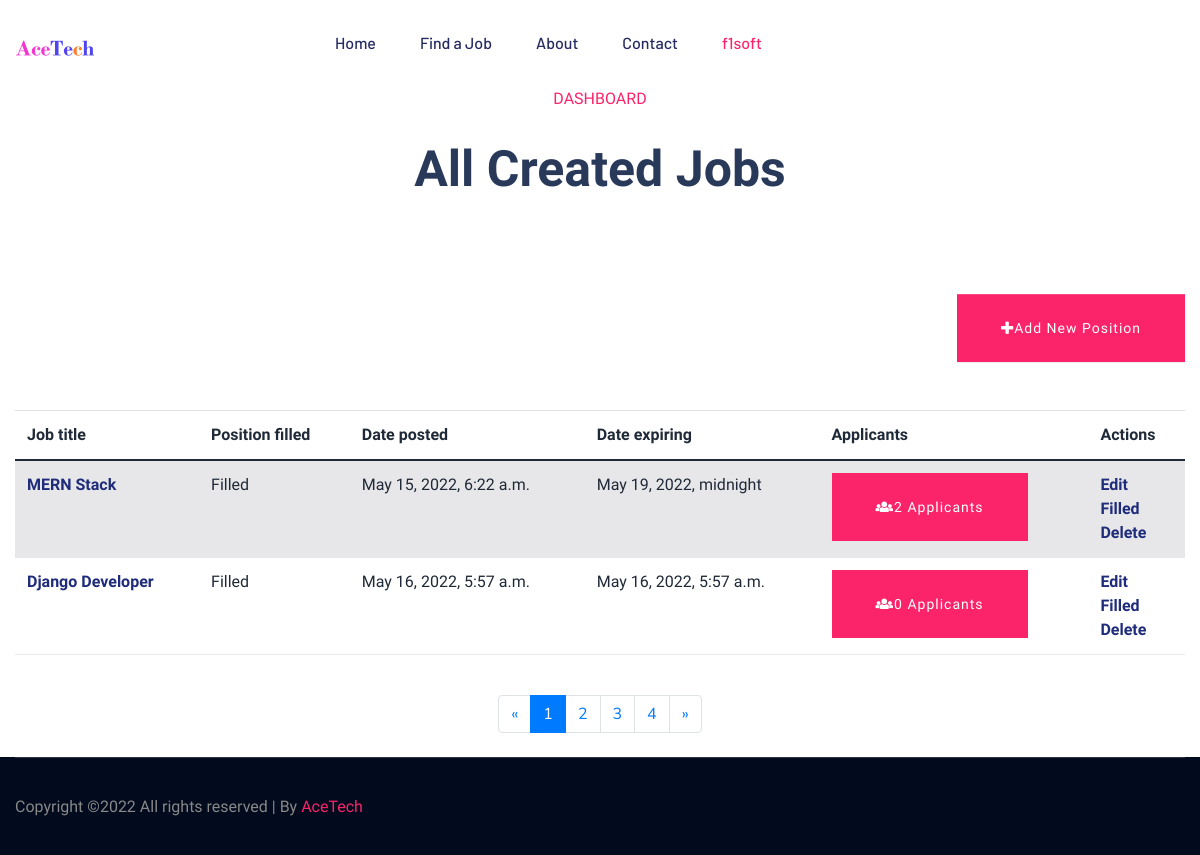
Screenshot of /employer/dashboard (signed in) with the database file from the repository.
### accounts/models.py (models this page shows, shortened)
class User(AbstractUser):
    username = None
    role = models.CharField(max_length=12, error_messages={
        'required': "Role must be provided"
    })
    gender = models.CharField(max_length=10, blank=True, null=True, default="")
    email = models.EmailField(unique=True, blank=False,
                              error_messages={
                                  'unique': "A user with that email already exists.",
                              })
    USERNAME_FIELD = "email"
    REQUIRED_FIELDS = []
    image = models.ImageField( upload_to='Profile', height_field=224, width_field=225, max_length=None,default="", null=True, blank=True)
    education = models.CharField(max_length=500, default="", null=True, blank=True)
    skills = models.CharField(max_length=500, default="", null=True, blank=True)
    former_job = models.CharField(max_length=500, default="", null=True, blank=True)
    eligibility = models.CharField(max_length=500, default="", null=True, blank=True)
    experience = models.CharField(max_length=500, default="", null=True, blank=True)
    website = models.CharField(max_length=500, default="", null=True, blank=True)
    phone_number = models.CharField(max_length=500, default="", null=True, blank=True)
    bio = models.TextField(default="")
    objects = UserManager()

### jobsapp/models.py (models this page shows, shortened)
class Job(models.Model):
    user = models.ForeignKey(User, on_delete=models.CASCADE)
    title = models.CharField(max_length=300)
    description = models.TextField()
    location = models.CharField(max_length=150)
    type = models.CharField(choices=JOB_TYPE, max_length=10)
    category = models.CharField(max_length=100)
    last_date = models.DateTimeField()
    company_name = models.CharField(max_length=100)
    company_description = models.TextField()
    website = models.CharField(max_length=100, default="")
    created_at = models.DateTimeField(default=timezone.now)
    filled = models.BooleanField(default=False)
    salary = models.CharField(max_length=100, default="", null=True, blank=True)
    vacant = models.CharField(max_length=100, default="", null=False, blank=False)

### jobsapp/views/employer.py (the view)
# urls.py: path('', DashboardView.as_view(), name='employer-dashboard'),
class DashboardView(ListView):
    model = Job
    template_name = 'jobs/employer/dashboard.html'
    context_object_name = 'jobs'
    @method_decorator(login_required(login_url=reverse_lazy('accounts:login')))
    @method_decorator(user_is_employer)
    def dispatch(self, request, *args, **kwargs):
        return super().dispatch(self.request, *args, **kwargs)
    def get_queryset(self):
        return self.model.objects.filter(user_id=self.request.user.id)

### templates/jobs/employer/dashboard.html (shortened to what this page needs)
{% extends 'base.html' %}
{% load static %}
{% block content %}
    <section class="bg-light-gray">
        <div class="container">
            <div class="row">
                <div class="col-lg-12">
                    <div class="section-tittle text-center">
                        <span>Dashboard</span>
                        <h2>All Created Jobs</h2>
                    </div>
                </div>
            </div>
        </div>
    </section>
    <section>
        <div class="container">
            <div class="row">
                <div class="col-lg-12 text-right mb-5"><a href="{% url 'jobs:employer-jobs-create' %}"
                                                          class="btn btn-success">
                    <i class="fa fa-plus"></i>Add new position</a></div>
                <div class="col-lg-12">
                    <div class="table-responsive">
                        <table class="table table-striped table-hover table-client-dashboard">
                            <thead>
                            <tr>
                                <th>Job title</th>
                                <th>Position filled</th>
                                <th>Date posted</th>
                                <th>Date expiring</th>
                                <th>Applicants</th>
                                <th>Actions</th>
                            </tr>
                            </thead>
                            <tbody>
                            {% for job in jobs %}
                                <tr>
                                    <th><a class="sample-text" href="{% url 'jobs:jobs-detail' job.id %}"><b>{{ job.title }}</b></a>
                                    </th>
                                    <td>
                                        {% if job.filled %}
                                            <span class="">Filled</span>
                                        {% else %}
                                            <span class="">Not Filled</span>
                                        {% endif %}
                                    </td>
                                    <td>{{ job.created_at }}</td>
                                    <td>{{ job.last_date }}</td>
                                    <td>
                                        <a href="{% url 'jobs:employer-dashboard-applicants' job.id %}"
                                           class="btn head-btn_2 ">
                                            <i class="fa fa-users"></i>{{ job.applicants.count }}
                                            <span >Applicants</span>
                                        </a>
                                    </td>
                                    <td>
                                        <a href="#" class="sample-text">
                                           <b> Edit</b>
                                        </a>
                                        <br>
                                        {% if job.filled %}
                                            <a href="{% url 'jobs:job-mark-filled' job.id %}"
                                               class="sample-text">
                                                <span class="hidden-xs hidden-sm"><b>Filled </b></span>
                                            </a><br>
                                        {% else %}
                                            <a href="{% url 'jobs:job-mark-filled' job.id %}"
                                               class="sample-text">
                                                </i>
                                                <span class="hidden-xs hidden-sm"><b>Mark as </span>filled</b>
                                            </a><br>
                                        {% endif %}
                                        <a href="#" class="sample-text">
                                            <b>Delete</b>
                                        </a>
                                    </td>
                                </tr>
                            {% endfor %}
                            </tbody>
                        </table>
                    </div>
                    <div class="pages">
                        <nav aria-label="Page navigation example" class="d-flex justify-content-center mt-4 mb-4">
                            <ul class="pagination">
                                <li class="page-item"><a href="#" aria-label="Previous" class="page-link"><span
                                        aria-hidden="true">«</span><span class="sr-only">Previous</span></a></li>
                                <li class="page-item active"><a href="#" class="page-link">1</a></li>
                                <li class="page-item"><a href="#" class="page-link">2</a></li>
                                <li class="page-item"><a href="#" class="page-link">3</a></li>
                                <li class="page-item"><a href="#" class="page-link">4</a></li>
                                <li class="page-item"><a href="#" aria-label="Next" class="page-link"><span
                                        aria-hidden="true">»</span><span class="sr-only">Next</span></a></li>
                            </ul>
                        </nav>
                    </div>
                </div>
            </div>
        </div>
    </section>
{% endblock %}

### templates/base.html (shortened to what this page needs)
{% load static %}
<!doctype html>
<html class="no-js" lang="zxx">
    <head>
        <link type="text/css" href="{% static 'assets/css/pixel.css' %}" rel="stylesheet">
            <link rel="stylesheet" href="{% static 'assets/css/bootstrap.min.css' %}">
            <link rel="stylesheet" href="{% static 'assets/css/owl.carousel.min.css' %}">
            <link rel="stylesheet" href="{% static 'assets/css/flaticon.css' %}">
            <link rel="stylesheet" href="{% static 'assets/css/price_rangs.css' %}">
            <link rel="stylesheet" href="{% static 'assets/css/slicknav.css' %}">
            <link rel="stylesheet" href="{% static 'assets/css/animate.min.css' %}">
            <link rel="stylesheet" href="{% static 'assets/css/magnific-popup.css' %}">
            <link rel="stylesheet" href="{% static 'assets/css/fontawesome-all.min.css' %}">
            <link rel="stylesheet" href="{% static 'assets/css/themify-icons.css' %}">
            <link rel="stylesheet" href="{% static 'assets/css/slick.css' %}">
            <link rel="stylesheet" href="{% static 'assets/css/nice-select.css' %}">
            <link rel="stylesheet" href="{% static 'assets/css/style.css' %}">
            <link rel="stylesheet" href="{% static 'assets/scss/style.scss' %}">
   </head>
   <body>
    <header>
       <div class="header-area header-transparrent">
           <div class="headder-top header-sticky">
                <div class="container">
                    <div class="row align-items-center">
                        <div class="col-lg-3 col-md-2">
                            <div class="logo">
                                <a href="/"><img src="{% static 'assets/img/logo/Acetech.png' %}" alt=""></a>
                            </div>
                        </div>
                        <div class="col-lg-9 col-md-9">
                            <div class="menu-wrapper">
                                <div class="main-menu">
                                    <nav class="d-none d-lg-block">
                                        <ul id="navigation">
                                            <li><a href="/">Home</a></li>
                                            <li><a href="{% url 'jobs:jobs' %}">Find a Job </a></li>
                                            <li><a href="">About</a></li>
                                            <li><a href="">Contact</a></li>
                                            {% if request.user.is_authenticated and request.user.role == 'employer' %}
                                                <li><a href="{% url 'jobs:employer-profile' %}" style="color:#fb246a">
                                                    {% if request.user.role == 'employee' %}
                                                    {{ request.user.first_name }} {{ request.user.last_name }}
                                                {% else %}
                                                    {{ request.user.first_name }}
                                                {% endif %}</a>
                                                </li>
                                {% endif %}
                            </div>
                        </div>
                        <div class="col-12">
                        </div>
                    </div>
                </div>
           </div>
       </div>
    </header>
{% block content %}
{% endblock content %}
<div class="footer-bottom-area footer-bg">
    <div class="container">
        <div class="footer-border">
             <div class="row d-flex justify-content-between align-items-center">
                 <div class="col-xl-10 col-lg-10 ">
                     <div class="footer-copy-right">
                         <p>
Copyright &copy;<script>document.write(new Date().getFullYear());</script> All rights reserved | By <a href="">AceTech </a>
</p>
                     </div>
</body>
</html>

### rows the page displays
User: user.first_name "f1soft"
Job: title "MERN Stack", filled "Filled", created_at "May 15, 2022, 6:22 a.m.", last_date "May 19, 2022, midnight", applicants.count "2"
Job: title "Django Developer", filled "Filled", created_at "May 16, 2022, 5:57 a.m.", last_date "May 16, 2022, 5:57 a.m.", applicants.count "0"
